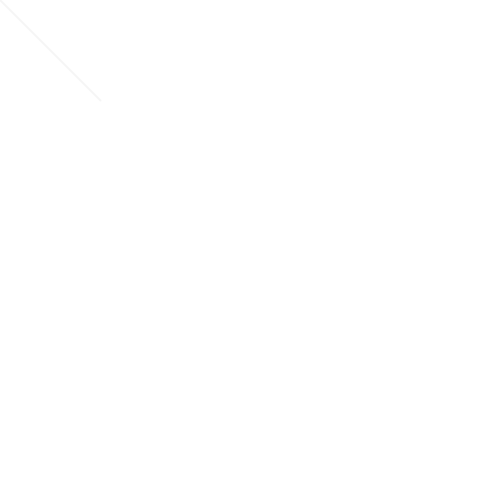
Frame 1 (no input)
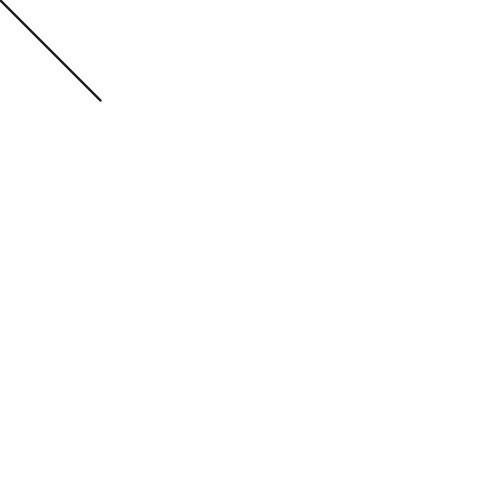
Frame 60 (the mouse pressed at the canvas centre just before this capture)
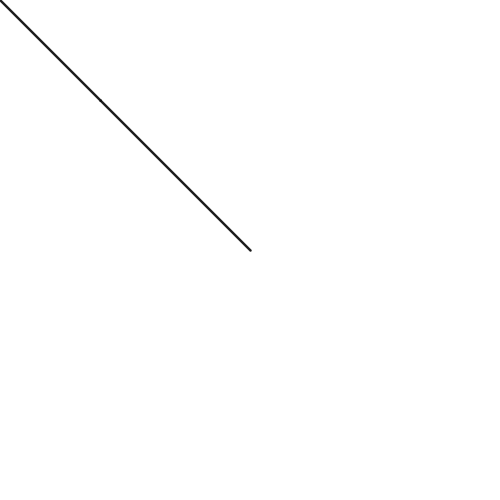
Frame 120 (the mouse held since frame 60 and released just before this capture)

The Processing sketch that drew these frames (run headless with seeded random() and noise(); from frame 60 on, the mouse is pressed at the canvas centre):

// Processing sketch: pontolinha3
// ── pontolinha3.pde
void setup()
{
  size(500, 500);
  background(255);
}

void draw()
{
  strokeWeight(2);
  stroke(0, 10);
  line(100, 100, mouseX, mouseY);
}
